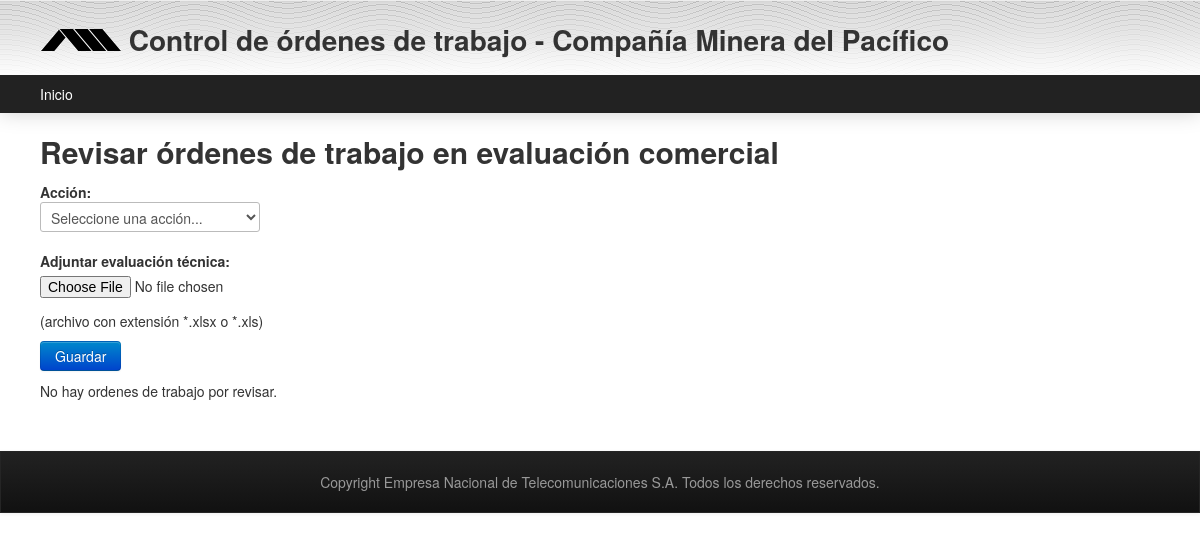
Page /cmp/ordendetrabajo/entel/evaluacion_comercial.php on the earlier database version.
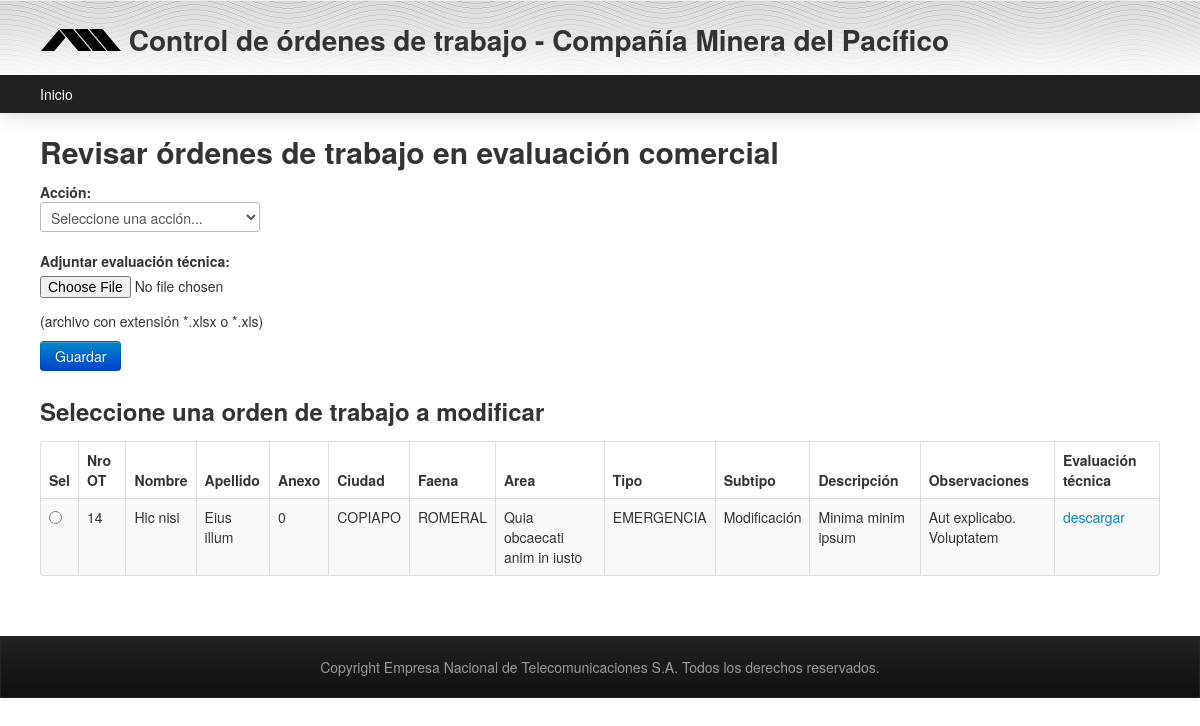
Same page on the later database version.
### tables this page shows
CREATE TABLE IF NOT EXISTS `orden_de_trabajo` (
  `idorden_de_trabajo` int(11) NOT NULL AUTO_INCREMENT,
  `nombre` varchar(50) DEFAULT NULL,
  `apellido` varchar(50) DEFAULT NULL,
  `anexo` int(11) DEFAULT NULL,
  `ciudad` varchar(45) DEFAULT NULL,
  `faena` varchar(45) DEFAULT NULL,
  `area` varchar(45) DEFAULT NULL,
  `tipo_ot` varchar(45) DEFAULT NULL,
  `subtipo_ot` varchar(45) DEFAULT NULL,
  `descripcion` text,
  `observaciones` text,
  `evaluacion_tecnica` varchar(300) DEFAULT NULL,
  PRIMARY KEY (`idorden_de_trabajo`)
);

### cmp/ordendetrabajo/entel/evaluacion_comercial.php (the view, shortened to what this page needs)
<!DOCTYPE HTML PUBLIC "-//W3C//DTD HTML 4.01 Transitional//EN" "http://www.w3.org/TR/html4/loose.dtd">
<html>
<head>
  <?php include ("../../include/head.php")?>
</head>
<body>
<div id="container">
<?php include ("../../include/menu.php"); ?>
<div id="content">
<h2>Revisar &oacute;rdenes de trabajo en evaluaci&oacute;n comercial</h2>
<form id='form' action='' method='POST' enctype="multipart/form-data">
    <p><b>Acci&oacute;n:</b><br>
    <select name="accion">
        <option value=ninguno>Seleccione una acci&oacute;n...</option>
    </select></p>
    <p><b>Adjuntar evaluaci&oacute;n t&eacute;cnica:</b><br>
    <input name="file" type="file"></p>
     <p>(archivo con extensi&oacute;n *.xlsx o *.xls)
    <p><input type='submit' value='Guardar' class='btn btn-primary'><input type='hidden' value='1' name='submitted'>
<?php
     $sql= "SELECT `idorden_de_trabajo`, `nombre`, `apellido`, `anexo`, `ciudad`, `faena`, `area`, `tipo_ot`, `subtipo_ot`, `descripcion`, `observaciones` , `evaluacion_tecnica`
       FROM `orden_de_trabajo`, `historial_ot`
       WHERE  `estado` = 'EVALUACIÓN COMERCIAL' AND `idorden_de_trabajo` = `orden_de_trabajo_idorden_de_trabajo`  AND `termino` IS NULL " ;
   $result = mysql_query($sql) or die(mysql_error());
   $rows = mysql_num_rows($result);
?>
    <div style="overflow-x: auto; overflow-y: hidden;">
<?php
     if ( $rows == 0) : ?>
    	<p>No hay ordenes de trabajo por revisar.</p>
<?php else : ?>
	<h3>Seleccione una orden de trabajo a modificar</h3>
    <table id="tabla_ot" class="table table-striped table-bordered">
      <thead>
      <tr>
      	<th scope="col">Sel</th>
   		<th scope="col">Nro OT</th>
		<th scope="col">Nombre</th>
		<th scope="col">Apellido</th>
		<th scope="col">Anexo</th>
		<th scope="col">Ciudad</th>
		<th scope="col">Faena</th>
		<th scope="col">Area</th>
		<th scope="col">Tipo</th>
		<th scope="col">Subtipo</th>
		<th scope="col">Descripci&oacute;n</th>
		<th scope="col">Observaciones</th>
		<th scope="col">Evaluaci&oacute;n t&eacute;cnica</th>
      </tr>
      </thead>
      <tbody>
   <?php
     for ($i = 0; $i < $rows; $i++)
     $ot[] = mysql_fetch_assoc($result);
   ?>
	    <?php for ($i = 0; $i < $rows; $i++): ?>
	<tr>
			<td><input type=radio name=nro_ot value=<?php echo $ot[$i]['idorden_de_trabajo'];?>></td>
			<td><?php echo $ot[$i]['idorden_de_trabajo']; ?></td>
	        <td><?php echo $ot[$i]['nombre']; ?></td>
   	        <td><?php echo $ot[$i]['apellido']; ?></td>
	        <td><?php echo $ot[$i]['anexo']; ?></td>
	        <td><?php echo $ot[$i]['ciudad']; ?></td>
	        <td><?php echo $ot[$i]['faena'] ?></td>
   	        <td><?php echo $ot[$i]['area']; ?></td>
	        <td><?php echo $ot[$i]['tipo_ot'] ?></td>
	        <td><?php echo $ot[$i]['subtipo_ot']; ?></td>
	        <td><?php echo $ot[$i]['descripcion']; ?></td>
	        <td><?php echo $ot[$i]['observaciones']; ?></td>
   	        <td><?php if(isset($ot[$i]['evaluacion_tecnica'])) echo "<a href='../../public_html/upload/archivos/".$ot[$i]['evaluacion_tecnica']."' >descargar</a>"; ?></td>
	 </tr>
    <?php
             endfor;
    ?>
      </tbody>
    </table>
<?php endif; ?>
    </div>
</form>
</div>
<?php include ("../../include/footer.php") ?>
</div>
</body>
</html>

Differences in the rows shown:
added orden_de_trabajo: idorden_de_trabajo "14", nombre "Hic nisi", apellido "Eius illum", anexo "0", ciudad "COPIAPO", faena "ROMERAL", area "Quia obcaecati anim in iusto", tipo_ot "EMERGENCIA", subtipo_ot "Modificación", descripcion "Minima minim ipsum", observaciones "Aut explicabo. Voluptatem"
Other differences:
text no longer shown: "No hay ordenes de trabajo por revisar."
text now shown: "Seleccione una orden de trabajo a modificar Sel Nro OT Nombre Apellido Anexo Ciudad Faena Area Tipo Subtipo Descripción Observaciones Evaluación técnica"
